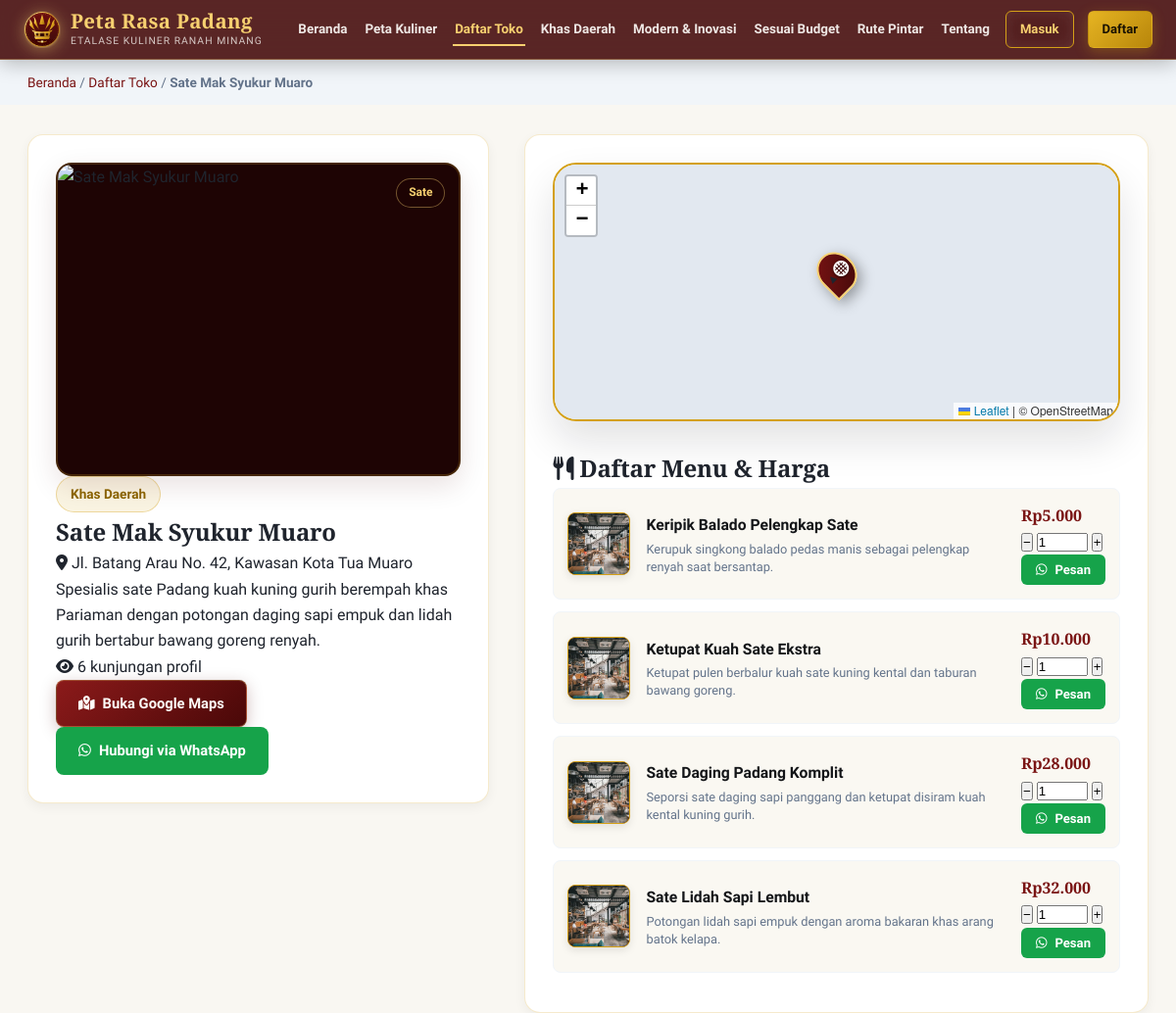
The page /detail.php?id=2 (upper part) on the database as committed earlier.
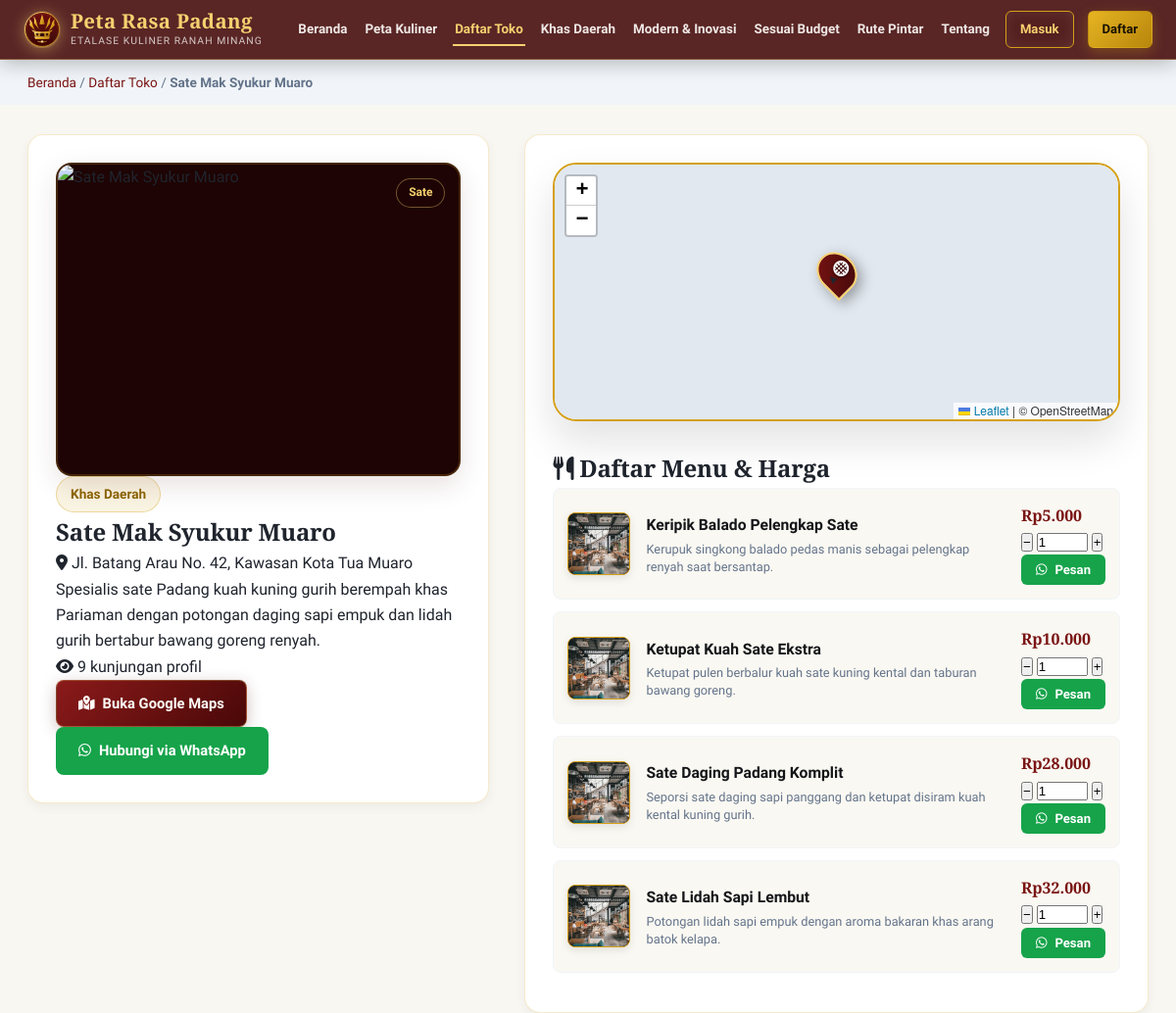
The same page on the database as committed later.
### tables this page shows
CREATE TABLE `toko` (
  `id_toko` int(11) NOT NULL AUTO_INCREMENT,
  `nama_toko` varchar(100) NOT NULL,
  `alamat` varchar(255) DEFAULT NULL,
  `kategori` varchar(50) DEFAULT NULL,
  `deskripsi` text DEFAULT NULL,
  `latitude` decimal(10,7) NOT NULL,
  `longitude` decimal(10,7) NOT NULL,
  `foto` varchar(255) DEFAULT NULL,
  `no_wa` varchar(20) DEFAULT NULL,
  `jam_buka` varchar(100) DEFAULT NULL,
  `is_khas` tinyint(1) DEFAULT 0,
  `is_hidden_gem` tinyint(1) DEFAULT 0,
  `visit_count` int(11) DEFAULT 0,
  `whatsapp_views` int(11) DEFAULT 0,
  `id_pemilik` int(11) DEFAULT NULL,
  PRIMARY KEY (`id_toko`),
  KEY `fk_toko_pemilik` (`id_pemilik`),
  CONSTRAINT `fk_toko_pemilik` FOREIGN KEY (`id_pemilik`) REFERENCES `users` (`id_user`) ON DELETE SET NULL
);

### detail.php (the view, shortened to what the changed rows need)
<?php
require_once 'koneksi.php';
$id_toko = (int)($_GET['id'] ?? 0);
$stmt = mysqli_prepare($koneksi, "SELECT * FROM toko WHERE id_toko = ?");
mysqli_stmt_bind_param($stmt, "i", $id_toko);
mysqli_stmt_execute($stmt);
$toko = mysqli_fetch_assoc(mysqli_stmt_get_result($stmt));
$foto = !empty($toko['foto']) ? 'assets/img/' . $toko['foto'] : 'assets/img/default.png';
$maps_url = "https://www.google.com/maps?q=" . $toko['latitude'] . "," . $toko['longitude'];
$no_wa = $toko['no_wa'] ?? '';
$badges = [];
if (!empty($toko['is_khas'])) $badges[] = 'Khas Daerah';
?>
<!DOCTYPE html>
<html lang="id">
<head>
    <link rel="stylesheet" href="https://unpkg.com/leaflet@1.9.4/dist/leaflet.css">
    <link rel="stylesheet" href="assets/css/style.css">
    <link rel="stylesheet" href="https://cdnjs.cloudflare.com/ajax/libs/font-awesome/6.5.1/css/all.min.css">
</head>
<body>
    <section style="background:#F1F5F9;padding:12px 0;">
        <div style="max-width:1280px;margin:0 auto;padding:0 28px;font-size:0.85rem;color:#64748B;">
            <a href="index.php" style="color:var(--merah-utama);">Beranda</a>
            / <a href="toko.php" style="color:var(--merah-utama);">Daftar Toko</a>
            / <span style="font-weight:600;"><?= htmlspecialchars($toko['nama_toko']); ?></span>
        </div>
    </section>
    <section class="section-container" style="margin-top:30px;">
        <div class="detail-grid">
            <div class="detail-left">
                <div class="detail-img-wrapper">
                    <img src="<?= htmlspecialchars($foto); ?>" alt="<?= htmlspecialchars($toko['nama_toko']); ?>" class="detail-img" onerror="this.src='https://images.unsplash.com/photo-1555396273-367ea4eb4db5?w=500&q=80'">
                    <span class="card-badge" style="position:absolute;top:14px;right:14px;"><?= htmlspecialchars($toko['kategori']); ?></span>
                </div>
                <div class="detail-badges">
                    <?php foreach ($badges as $b): ?>
                        <span class="badge badge-gold" style="font-size:0.85rem;padding:6px 14px;"><?= htmlspecialchars($b); ?></span>
                    <?php endforeach; ?>
                </div>
                <h1 class="detail-title"><?= htmlspecialchars($toko['nama_toko']); ?></h1>
                <p class="detail-alamat"><i class="fa-solid fa-location-dot"></i> <?= htmlspecialchars($toko['alamat']); ?></p>
                <p class="detail-deskripsi"><?= htmlspecialchars($toko['deskripsi']); ?></p>
                <div class="detail-stat-row">
                    <span><i class="fa-solid fa-eye"></i> <?= (int)$toko['visit_count']; ?> kunjungan profil</span>
                </div>
                <div class="detail-actions">
                    <a href="<?= $maps_url; ?>" target="_blank" class="btn btn-primary"><i class="fa-solid fa-map-location-dot"></i> Buka Google Maps</a>
                    <?php if (!empty($no_wa)): ?>
                        <a href="https://wa.me/<?= htmlspecialchars($no_wa); ?>?text=<?= urlencode("Halo *" . $toko['nama_toko'] . "*, saya ingin bertanya seputar menu & pemesanan via Peta Rasa Padang."); ?>" target="_blank" class="btn" style="background:#16a34a;color:#fff;"><i class="fa-brands fa-whatsapp"></i> Hubungi via WhatsApp</a>
                    <?php endif; ?>
                </div>
            </div>
            <div class="detail-right">
                <div class="detail-menu-section">
                    <h2 class="detail-menu-title"><i class="fa-solid fa-utensils"></i> Daftar Menu & Harga</h2>
                </div>
            </div>
        </div>
    </section>
</body>
</html>

Rows that differ between the two databases and show on the page:
changed toko "Sate Mak Syukur Muaro": visit_count "6" → "9"
